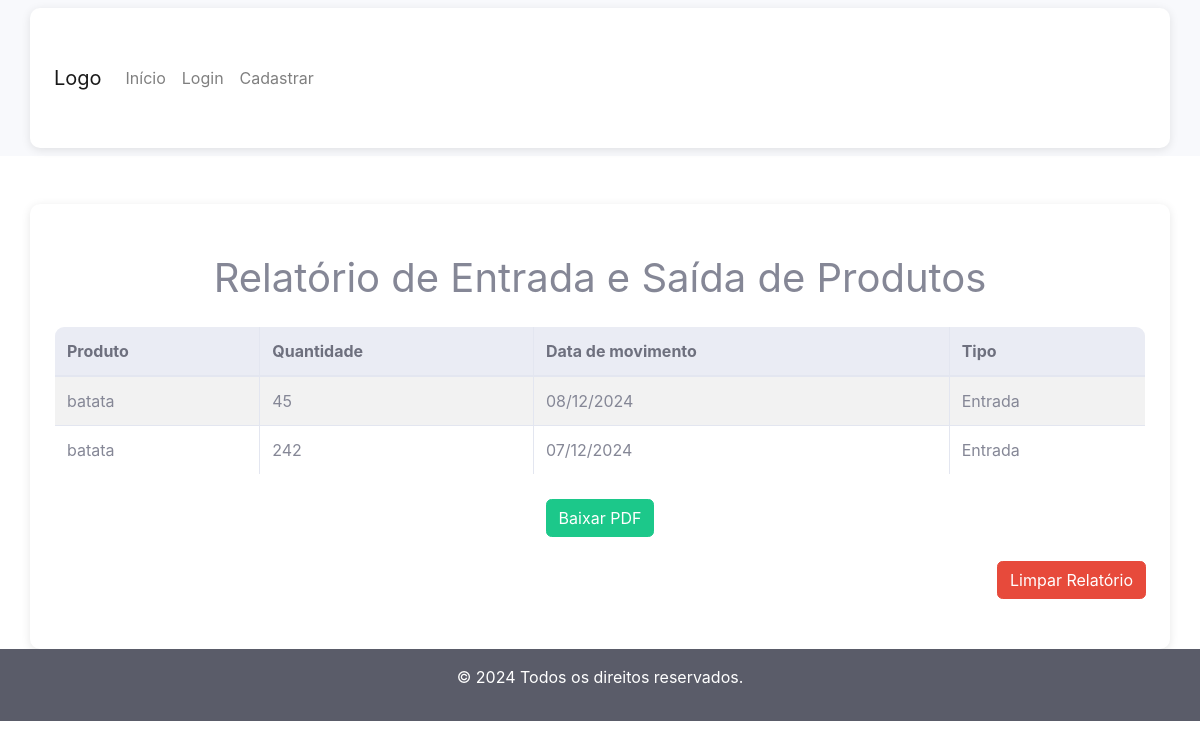
Before: /relatorio-entrada-saida/ with the older database file.
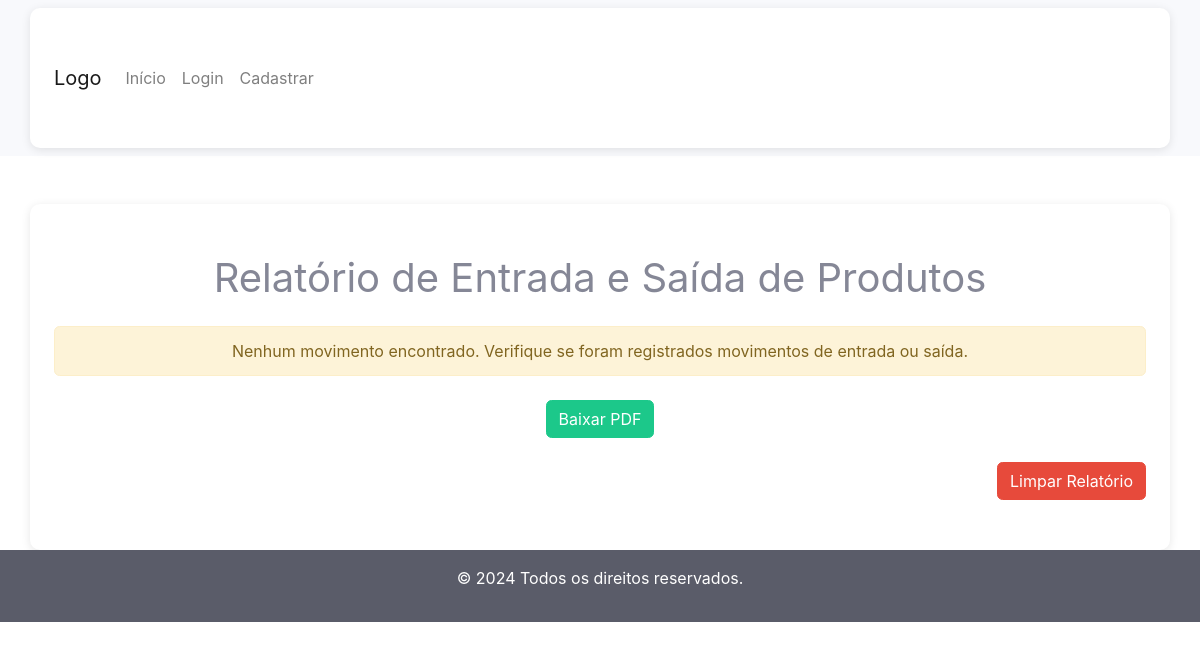
After: the same page with the newer database file.
### core/models.py (models this page shows, shortened)
class MovimentoEstoque(models.Model):
    produto = models.ForeignKey(Produto, on_delete=models.CASCADE)
    tipo = models.CharField(max_length=10, choices=[('entrada', 'Entrada'), ('saida', 'Saída')])
    quantidade = models.IntegerField()
    data_movimento = models.DateTimeField(auto_now_add=True)
    usuario = models.ForeignKey(User, on_delete=models.SET_NULL, null=True, blank=True)

class Produto(models.Model):
    nome = models.CharField(max_length=100)
    categoria = models.ForeignKey('Categoria', on_delete=models.CASCADE)
    quantidade = models.IntegerField()
    data_validade = models.DateField()
    is_deleted = models.BooleanField(default=False)  # Campo para marcar produtos excluídos

### core/views.py (the view)
# urls.py: path('relatorio-entrada-saida/', relatorio_entrada_saida, name='relatorio_entrada_saida'),
def relatorio_entrada_saida(request):
    movimentos = MovimentoEstoque.objects.filter(tipo__in=['entrada', 'saida']).order_by('-data_movimento')
    if request.method == 'POST' and 'limpar_relatorio' in request.POST:
        MovimentoEstoque.objects.all().delete()
        return redirect('relatorio_entrada_saida')
    if request.GET.get('format') == 'pdf':
        context = {'movimentos': movimentos}
        pdf = render_to_pdf('relatorio_entrada_saida_pdf.html', context)
        return pdf
    return render(request, 'relatorio_entrada_saida.html', {'movimentos': movimentos})

### core/templates/relatorio_entrada_saida.html (shortened to what this page needs)
{% extends 'modelo.html' %}
{% block conteudo %}
<div class="container mt-5">
    <h1 class="text-center mb-4">Relatório de Entrada e Saída de Produtos</h1>
    {% if movimentos %}
    <table class="table table-striped table-bordered table-hover">
        <thead class="thead-light">
            <tr>
                <th>Produto</th>
                <th>Quantidade</th>
                <th>Data de movimento</th>
                <th>Tipo</th>
            </tr>
        </thead>
        <tbody>
            {% for movimento in movimentos %}
                {% if movimento.tipo == 'entrada' or movimento.tipo == 'saida' %}
                <tr>
                    <td>{{ movimento.produto.nome }}</td>
                    <td>{{ movimento.quantidade }}</td>
                    <td>{{ movimento.data_movimento|date:"d/m/Y" }}</td>
                    <td>{{ movimento.get_tipo_display }}</td>
                </tr>
                {% endif %}
            {% empty %}
                <tr>
                    <td colspan="4" class="text-center">Nenhum movimento encontrado.</td>
                </tr>
            {% endfor %}
        </tbody>
    </table>
    {% else %}
        <div class="alert alert-warning text-center mt-4" role="alert">
            Nenhum movimento encontrado. Verifique se foram registrados movimentos de entrada ou saída.
        </div>
    {% endif %}
    <div class="text-center mt-4">
        <a href="?format=pdf" class="btn btn-success">Baixar PDF</a>
    </div>
    <div class="text-center1 mt-4">
        <form method="POST">
            <button type="submit" name="limpar_relatorio" class="btn btn-danger">Limpar Relatório</button>
        </form>
    </div>
</div>
{% endblock %}

### core/templates/modelo.html (shortened to what this page needs)
{% load static %}
<!DOCTYPE html>
<html lang="pt-br">
<head>
    <link rel="stylesheet" href="{% static 'css/bootstrap.min.css' %}">
    <link rel="stylesheet" href="{% static 'css/style.css' %}">
    <link rel="stylesheet" href="{% static 'css/sb-admin-2.min.css' %}">
</head>
<body>
    {% block sidebar %}
    <nav class="navbar navbar-expand-lg navbar-light bg-light">
        <div class="container">
            <a class="navbar-brand" href="{% url 'home' %}">Logo</a>
            <div class="collapse navbar-collapse" id="navbarNav">
                <ul class="navbar-nav me-auto">
                    <li class="nav-item">
                        <a class="nav-link" href="{% url 'home' %}">Início</a>
                    </li>
                    {% if user.is_authenticated %}
                        <li class="nav-item">
                            <a class="nav-link" href="{% url 'lista_produtos' %}">Lista de Produtos</a>
                        </li>
                        <li class="nav-item">
                            <a class="nav-link" href="{% url 'relatorio_entrada_saida' %}">Relatório de Entrada e Saída</a>
                        </li>
                        <li class="nav-item">
                            <a class="nav-link" href="{% url 'lista_pedidos' %}">Lista de Pedidos</a>
                        </li>
                        {% if user.is_superuser %}
                            <li class="nav-item">
                                <a class="nav-link" href="{% url 'admin_dashboard' %}">Administração</a>
                            </li>
                            <li class="nav-item">
                                <a class="nav-link" href="{% url 'gerenciar_pedidos' %}">Gerenciar pedidos</a>
                            </li>
                            <li class="nav-item">
                                <a class="nav-link" href="{% url 'criar_escola' %}">Criar Escola</a>
                            </li>
                        {% endif %}
                        <li class="nav-item">
                            <a class="nav-link" href="{% url 'logout' %}">Logout</a>
                        </li>
                    {% else %}
                        <li class="nav-item">
                            <a class="nav-link" href="{% url 'login' %}">Login</a>
                        </li>
                        <li class="nav-item">
                            <a class="nav-link" href="{% url 'register' %}">Cadastrar</a>
                        </li>
                    {% endif %}
                </ul>
            </div>
        </div>
    </nav>
    {% endblock %}
    {% block conteudo %}{% endblock %}
    {% block rodape %}
    <footer class="bg-dark text-white text-center py-3">
        <p>&copy; 2024 Todos os direitos reservados.</p>
    </footer>
    {% endblock %}
</body>
</html>

### static/css/style.css (style rules this page uses)
:root { --dark-green: #042a2bff; --cambridge-blue: #839788ff; --thistle: #dec5e3ff; --azul: #296eb4ff; --tea-green: #f4f9f4; }
body { background-color: var(--tea-green); font-family: 'Arial', sans-serif; color: var(--dark-green); line-height: 1.6; margin: 0; padding: 0; }
.container { max-width: 800px; margin: 0 auto; padding: 50px 20px; background-color: white; border-radius: 10px; box-shadow: 0 2px 10px rgba(0, 0, 0, 0.1); }
form { margin-top: 20px; }
.alert { margin-top: 20px; }
.text-center { text-align: center; }
.text-center1 { text-align: right; }
.navbar { background-color: var(--tea-green); color: var(--dark-green); }
.navbar-brand, .nav-link { color: var(--dark-green); transition: color 0.3s ease; }

Changed rows visible on the page:
removed MovimentoEstoque: produto.nome "batata", quantidade "45", data_movimento "08/12/2024", tipo "Entrada"
removed MovimentoEstoque: produto.nome "batata", quantidade "242", data_movimento "07/12/2024", tipo "Entrada"
Other visible differences:
text no longer shown: "Produto Quantidade Data de movimento Tipo"
text now shown: "Nenhum movimento encontrado. Verifique se foram registrados movimentos de entrada ou saída."
